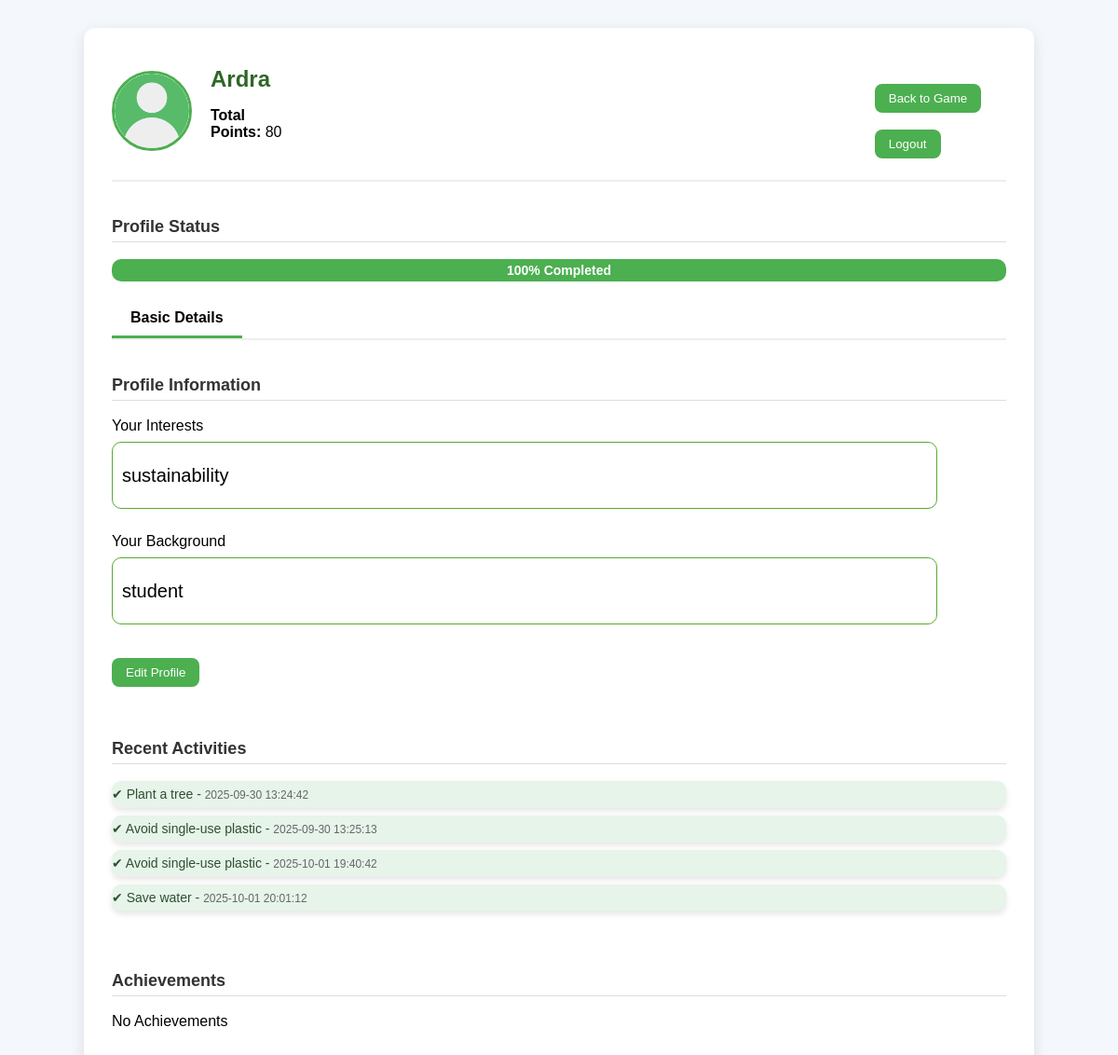
Screenshot of /profile (signed in) with the database file from the repository.
### tables this page shows
CREATE TABLE user_profiles (
            id INTEGER PRIMARY KEY AUTOINCREMENT,
            username TEXT UNIQUE,
            interest TEXT,
            background TEXT
        );

CREATE TABLE user_tasks (
            id INTEGER PRIMARY KEY AUTOINCREMENT,
            username TEXT,
            task_id INTEGER,
            task_title TEXT,
            submitted_time TEXT
        );

### app.py (the view, shortened to what this page needs)
@app.route("/profile", methods=["GET", "POST"])
def profile():
    if 'player_name' not in session:
        flash("Please login first!", "warning")
        return redirect(url_for("login"))
    username = session['player_name']
    conn = sqlite3.connect("users.db")
    c = conn.cursor()
    c.execute("SELECT interest, background FROM user_profiles WHERE username=?", (username,))
    profile = c.fetchone()
    c.execute("SELECT interest, background FROM user_profiles WHERE username=?", (username,))
    profile = c.fetchone()
    c.execute("SELECT task_title, submitted_time FROM user_tasks WHERE username=?", (username,))
    tasks = c.fetchall()
    c.execute("SELECT points FROM users WHERE username=?", (username,))
    points = c.fetchone()[0]
    conn.close()
    completed = False
    if profile and profile[0] and profile[1]:
        completed = True
    return render_template("profile.html",
                           username=username,
                           profile=profile,
                           completed=completed,
                           points=points,
                           tasks=tasks)

### templates/profile.html (shortened to what this page needs)
<!DOCTYPE html>
<html lang="en">
<head>
    <link rel="stylesheet" href="{{ url_for('static', filename='style.css') }}">
</head>
<body>
<div class="profile-container">
    <div class="header">
        <img src="{{ url_for('static', filename='avatar.jpg') }}" alt="Profile Picture" class="avatar">
        <div>
            <h2> {{ username }}</h2>
            <p><strong>Total Points:</strong> {{ points }}</p>
        </div>  &nbsp;&nbsp;&nbsp;&nbsp;&nbsp;&nbsp;&nbsp;&nbsp;&nbsp;&nbsp;&nbsp;&nbsp;&nbsp;&nbsp;&nbsp;&nbsp;&nbsp;&nbsp; &nbsp;
            <div style="margin-top:20px;">
        <a href="{{ url_for('game') }}"><button class="btn-eco">Back to Game</button></a>
        <a href="{{ url_for('logout') }}"><button class="btn-eco">Logout</button></a>
    </div>
    </div> <br>
                    <h3 class="section-title">Profile Status</h3>
            {% if completed %}
                <div class="progress-container">
                    <div class="progress-bar" style="width:100%">100% Completed </div>
                </div>
            {% else %}
                <div class="progress-container">
                    <div class="progress-bar" style="width:50%">50% Incomplete </div>
                </div>
            {% endif %}
    <div class="tabs">
        <div class="tab active">Basic Details</div>
    </div>
     <br>
    <div class="tab-content">
        <div >
            <h3 class="section-title" >Profile Information</h3>
            <form method="POST">
                <label for="input">Your Interests</label> <br>
                <input type="text" name="interest" placeholder="Your Interests"
                       value="{{ profile[0] if profile else '' }}" required style="height: 50px; font-size:20px;"><br><br>
                <label for="input">Your Background</label>
                <input type="text" name="background" placeholder="Your Background"
                       value="{{ profile[1] if profile else '' }}" required style="height: 50px; font-size:20px;"><br><br>
                <button type="submit" class="btn-eco">Edit Profile</button>
            </form>
        </div>
        <br> <br>
        <div>
            <h3 class="section-title">Recent Activities</h3>
            <ul>
                {% for task, time in tasks %}
                    <li>✔ {{ task }} - <small>{{ time }}</small></li>
                {% else %}
                    <li>No tasks completed yet</li>
                {% endfor %}
            </ul>
        </div>
        <br> <br>
        <div>
            <h3 class="section-title">Achievements</h3>
            <p>No Achievements</p>
        </div>
    </div>
    <br> <br>
</div>
</body>
</html>

### static/style.css (style rules this page uses)
input[type="text"], input[type="password"] { width: 90%; padding: 10px; margin: 8px 0; border-radius: 10px; border: 1px solid #56ab2f; }
.btn-eco { background-color: #2f6627; color: white; border: none; padding: 12px 20px; margin-top: 10px; border-radius: 10px; cursor: pointer; transition: 0.3s; }
h2 { color: #2f6627; margin-bottom: 15px; }
h3 { color: #3d7a33; margin-top: 20px; }
ul { list-style-type: none; padding: 0; margin: 0; }
ul li { background: #e6f4ea; margin: 8px 0; padding: 10px; border-radius: 10px; text-align: left; font-size: 14px; color: #2f4f2f; box-shadow: 0 3px 6px rgba(0,0,0,0.1); }
ul li small { color: #666; font-size: 12px; }
a button { margin: 8px; }
.progress-container { background: #cdeac0; border-radius: 12px; height: 20px; margin: 10px 0; width: 100%; overflow: hidden; }
.progress-bar { height: 100%; background: linear-gradient(to right, #56ab2f, #a8e063); text-align: center; color: white; font-size: 12px; font-weight: bold; line-height: 20px; }

### templates/profile.html (style rules this page uses)
body { font-family: Arial, sans-serif; background: #f4f7fb; margin: 0; padding: 0; overflow-x: hidden; }
.profile-container { width: 80%; margin: 30px auto; background: #fff; border-radius: 12px; box-shadow: 0 4px 15px rgba(0,0,0,0.1); padding: 30px; }
.header { display: flex; align-items: center; border-bottom: 2px solid #eee; padding-bottom: 15px; }
.avatar { width: 80px; height: 80px; border-radius: 50%; margin-right: 20px; border: 3px solid #4CAF50; }
.header h2 { margin: 0; }
.tabs { margin-top: 20px; display: flex; gap: 20px; border-bottom: 2px solid #eee; }
.tab { padding: 10px 20px; cursor: pointer; font-weight: bold; color: #555; }
.tab.active { border-bottom: 3px solid #4CAF50; color: #000; }
.tab-content { margin-top: 20px; }
.progress-container { background: #eee; border-radius: 10px; margin: 10px 0; overflow: hidden; height: 24px; }
.progress-bar { height: 100%; background: #4CAF50; color: #fff; text-align: center; line-height: 24px; font-size: 14px; }
ul { list-style: none; padding: 0; }
ul li { padding: 6px 0; border-bottom: 1px solid #eee; }
.btn-eco { background: #4CAF50; color: white; border: none; padding: 8px 15px; border-radius: 8px; cursor: pointer; margin-top: 10px; }
.section-title { margin-top: 20px; font-size: 18px; color: #333; border-bottom: 1px solid #ddd; padding-bottom: 5px; }

### rows the page displays
user_profiles: interest "sustainability", background "student"
user_tasks: task_title "Plant a tree", submitted_time "2025-09-30 13:24:42"
user_tasks: task_title "Avoid single-use plastic", submitted_time "2025-09-30 13:25:13"
user_tasks: task_title "Avoid single-use plastic", submitted_time "2025-10-01 19:40:42"
user_tasks: task_title "Save water", submitted_time "2025-10-01 20:01:12"

### other values shown
{{ username }} "Ardra"
{{ points }} "80"
